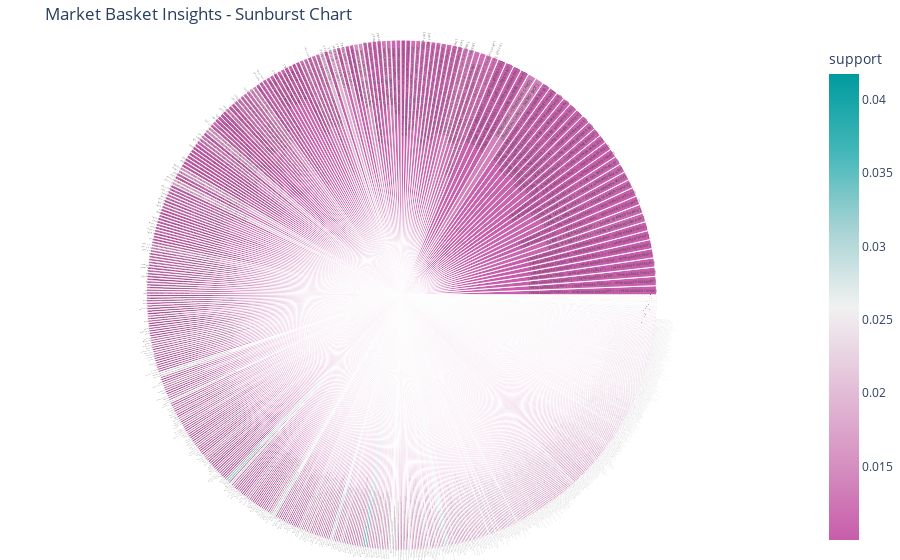

Notebook code cell kept with this figure:
### Markdown cell above
Sunburst chart for association

### Code cell
rules['rule'] = rules['antecedents'].astype(str) + ' -> ' + rules['consequents'].astype(str)
fig = px.sunburst(rules, path=['rule'], values='lift', 
                  title='Market Basket Insights - Sunburst Chart',
                  color='support', color_continuous_scale='tropic_r')

fig.update_layout(margin=dict(l=0, r=0, b=10, t=40),)
fig.show()

### Figure 1 — Plotly figure (JSON) as saved in the notebook; plotly's stock layout.template omitted (floating-point values rounded to 4 significant figures; data arrays with more than 128 entries replaced by an {"elided": "..."} marker saying what was removed)
{"data": [{"branchvalues": "total", "customdata": {"elided": "727x1 float values"}, "domain": {"x": [0, 1], "y": [0, 1]}, "hovertemplate": "labels=%{label}<br>lift=%{value}<br>parent=%{parent}<br>id=%{id}<br>support=%{color}<extra></extra>", "ids": {"elided": "727 str values"}, "labels": {"elided": "727 str values"}, "marker": {"coloraxis": "coloraxis", "colors": {"elided": "727 float values"}}, "name": "", "parents": {"elided": "727 str values"}, "type": "sunburst", "values": {"elided": "727 float values"}}], "layout": {"coloraxis": {"colorbar": {"title": {"text": "support"}}, "colorscale": [[0, "rgb(199, 93, 171)"], [0.1667, "rgb(214, 145, 193)"], [0.3333, "rgb(228, 193, 217)"], [0.5, "rgb(241, 241, 241)"], [0.6667, "rgb(167, 211, 212)"], [0.8333, "rgb(66, 183, 185)"], [1, "rgb(0, 155, 158)"]]}, "legend": {"tracegroupgap": 0}, "margin": {"b": 10, "l": 0, "r": 0, "t": 40}, "title": {"text": "Market Basket Insights - Sunburst Chart"}}}
